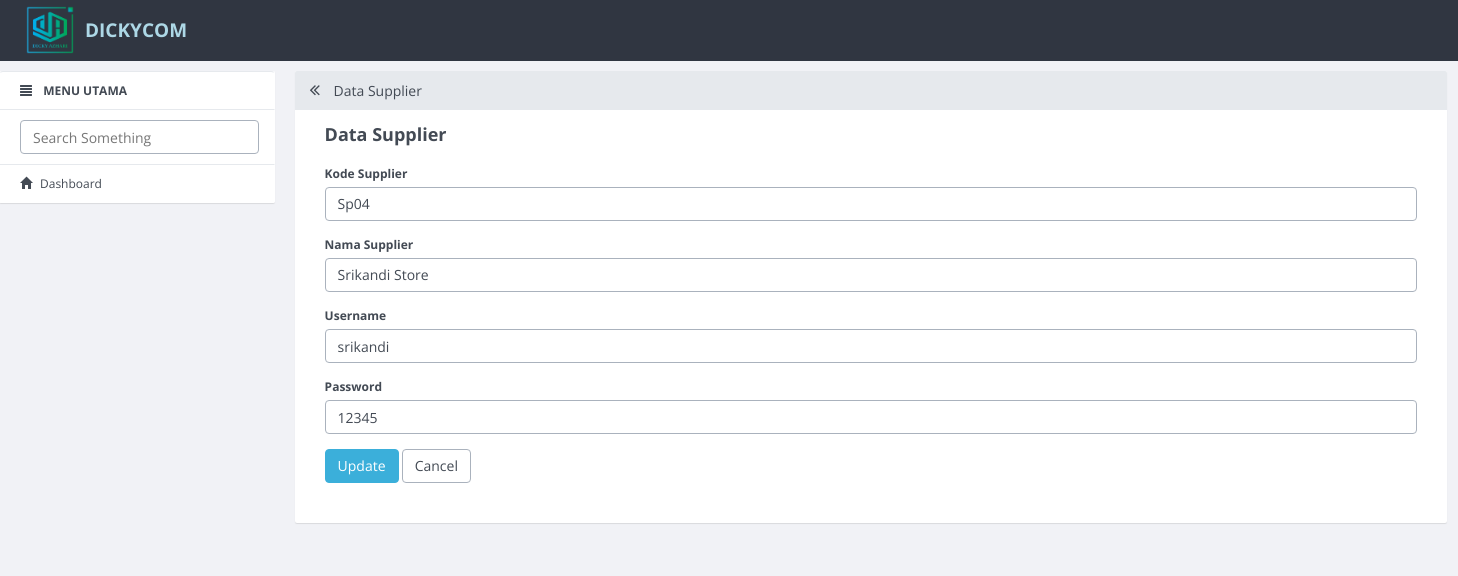
The app's page /supplier/update/6 with its own data.
### tables this page shows
CREATE TABLE `supplier` (
  `id_supplier` int(11) NOT NULL,
  `kode_supplier` varchar(10) DEFAULT NULL,
  `nama_supplier` varchar(50) DEFAULT NULL,
  `username` varchar(50) DEFAULT NULL,
  `password` varchar(50) DEFAULT NULL
);

### application/controllers/Supplier.php (called while the page is built, shortened)
<?php
class Supplier extends CI_Controller
{
    function __construct()
    {
        $this->load->model('Supplier_model');
        $this->load->library('form_validation');
    }
    public function update($id)
    {
        $row = $this->Supplier_model->get_by_id($id);
        if ($row) {
            $data = array(
                'button' => 'Update',
                'action' => site_url('supplier/update_action'),
		'id_supplier' => set_value('id_supplier', $row->id_supplier),
		'kode_supplier' => set_value('kode_supplier', $row->kode_supplier),
        'nama_supplier' => set_value('nama_supplier', $row->nama_supplier),
        'username' => set_value('username', $row->username),
		'password' => set_value('password', $row->password),
        'konten' => 'supplier/supplier_form',
            'judul' => 'Data Supplier',
	    );
            $this->load->view('v_index', $data);
        } else {
            $this->session->set_flashdata('message', 'Record Not Found');
            redirect(site_url('supplier'));
        }
    }
}

### index.php (called while the page is built, shortened)
<?php
require_once BASEPATH.'core/CodeIgniter.php';

### application/models/Supplier_model.php (called while the page is built, shortened)
<?php
class Supplier_model extends CI_Model
{
    public $table = 'supplier';
    public $id = 'id_supplier';
    function get_by_id($id)
    {
        $this->db->where($this->id, $id);
        return $this->db->get($this->table)->row();
    }
}

### application/views/supplier/supplier_form.php (the view, shortened to what this page needs)
<form action="<?php echo $action; ?>" method="post">
        <div class="form-group">
            <label for="varchar">Kode Supplier <?php echo form_error('kode_supplier') ?></label>
            <input type="text" class="form-control" name="kode_supplier" id="kode_supplier" placeholder="Kode Supplier" value="<?php echo $kode_supplier; ?>" />
        </div>
        <div class="form-group">
            <label for="varchar">Nama Supplier <?php echo form_error('nama_supplier') ?></label>
            <input type="text" class="form-control" name="nama_supplier" id="nama_supplier" placeholder="Nama Supplier" value="<?php echo $nama_supplier; ?>" />
        </div>
        <div class="form-group">
            <label for="varchar">Username <?php echo form_error('username') ?></label>
            <input type="text" class="form-control" name="username" id="nama_supplier" placeholder="Username" value="<?php echo $username; ?>" />
        </div>
        <div class="form-group">
            <label for="varchar">Password <?php echo form_error('password') ?></label>
            <input type="text" class="form-control" name="password" id="password" placeholder="Password" value="<?php echo $password; ?>" />
        </div>
        <button type="submit" class="btn btn-primary"><?php echo $button ?></button>
        <a href="<?php echo site_url('supplier') ?>" class="btn btn-default">Cancel</a>
    </form>

### records on screen
supplier: kode_supplier "Sp04", nama_supplier "Srikandi Store", username "srikandi", password "12345"

### other values on screen
$judul "Data Supplier"
$button "Update"
